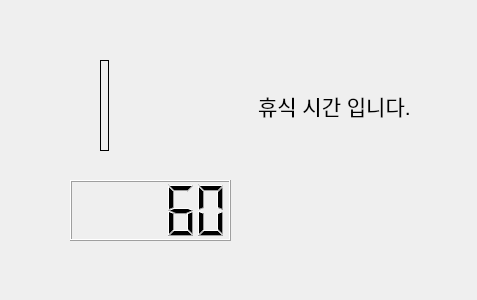
<?xml version="1.0" encoding="UTF-8"?>
<ui version="4.0">
 <class>Dialog</class>
 <widget class="QDialog" name="Dialog">
  <property name="geometry">
   <rect>
    <x>0</x>
    <y>0</y>
    <width>477</width>
    <height>300</height>
   </rect>
  </property>
  <property name="windowTitle">
   <string>Dialog</string>
  </property>
  <widget class="QLCDNumber" name="lcdNumber">
   <property name="geometry">
    <rect>
     <x>70</x>
     <y>180</y>
     <width>161</width>
     <height>61</height>
    </rect>
   </property>
   <property name="intValue" stdset="0">
    <number>60</number>
   </property>
  </widget>
  <widget class="QWidget" name="horizontalLayoutWidget">
   <property name="geometry">
    <rect>
     <x>100</x>
     <y>60</y>
     <width>311</width>
     <height>91</height>
    </rect>
   </property>
   <layout class="QHBoxLayout" name="horizontalLayout">
    <item>
     <widget class="QLabel" name="label_2">
      <property name="frameShape">
       <enum>QFrame::Panel</enum>
      </property>
      <property name="text">
       <string/>
      </property>
     </widget>
    </item>
    <item>
     <spacer name="horizontalSpacer">
      <property name="orientation">
       <enum>Qt::Horizontal</enum>
      </property>
      <property name="sizeHint" stdset="0">
       <size>
        <width>100</width>
        <height>20</height>
       </size>
      </property>
     </spacer>
    </item>
    <item>
     <widget class="QLabel" name="label">
      <property name="font">
       <font>
        <pointsize>16</pointsize>
       </font>
      </property>
      <property name="text">
       <string>휴식 시간 입니다.</string>
      </property>
     </widget>
    </item>
   </layout>
  </widget>
 </widget>
 <resources/>
 <connections/>
</ui>
